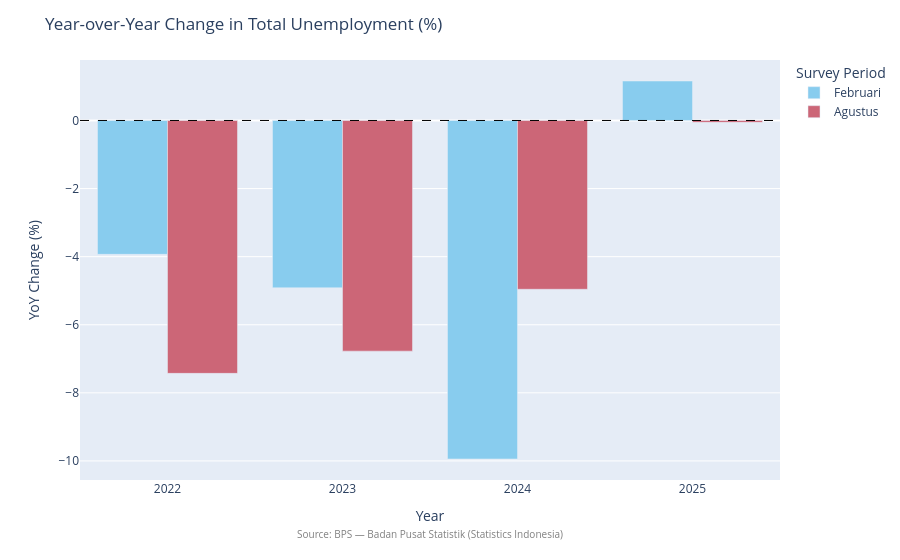

The cell this chart's notebook holds for it:
### Markdown cell above
### Chart 5: Year-over-Year Change in Total Unemployment

**Why:** Percentage change isolates the rate of improvement (or deterioration) from absolute
magnitude, making it easy to identify which years had the sharpest policy-relevant drops.
The dashed zero-line clearly marks the boundary between improvement and worsening. Bars
approaching 0% in 2024–2025 are the key signal that cyclical recovery has largely run its
course and remaining unemployment is structural.

### Code cell
annual = df.groupby(['year', 'period'], observed=True)['jumlah'].sum().reset_index()
annual['period_str'] = annual['period'].astype(str)
annual.sort_values(['period_str', 'year'], inplace=True)
annual['yoy_pct'] = annual.groupby('period_str')['jumlah'].pct_change() * 100

fig5 = px.bar(
    annual.dropna(subset=['yoy_pct']),
    x='year',
    y='yoy_pct',
    color='period_str',
    barmode='group',
    category_orders={'period_str': PERIOD_ORDER},
    color_discrete_sequence=PLOTLY_COLORS[:2],
)
fig5.add_hline(y=0, line_dash='dash', line_color='black', line_width=1)
fig5.update_layout(
    title='Year-over-Year Change in Total Unemployment (%)',
    xaxis_title='Year',
    yaxis_title='YoY Change (%)',
    legend_title='Survey Period',
    annotations=[{'text': SOURCE_NOTE, 'xref': 'paper', 'yref': 'paper',
                  'x': 0.5, 'y': -0.15, 'showarrow': False, 'font': {'size': 10, 'color': 'gray'}}],
)
fig5.write_html(str(OUTPUTS_DIR / 'yoy_change.html'))
fig5.show()

### Figure 1 — Plotly figure (JSON) as saved in the notebook; plotly's stock layout.template omitted (floating-point values rounded to 4 significant figures)
{"data": [{"alignmentgroup": "True", "hovertemplate": "period_str=Februari<br>year=%{x}<br>yoy_pct=%{y}<extra></extra>", "legendgroup": "Februari", "marker": {"color": "rgb(136, 204, 238)", "pattern": {"shape": ""}}, "name": "Februari", "offsetgroup": "Februari", "orientation": "v", "showlegend": true, "textposition": "auto", "type": "bar", "x": [2022, 2023, 2024, 2025], "xaxis": "x", "y": [-3.932, -4.914, -9.943, 1.16], "yaxis": "y"}, {"alignmentgroup": "True", "hovertemplate": "period_str=Agustus<br>year=%{x}<br>yoy_pct=%{y}<extra></extra>", "legendgroup": "Agustus", "marker": {"color": "rgb(204, 102, 119)", "pattern": {"shape": ""}}, "name": "Agustus", "offsetgroup": "Agustus", "orientation": "v", "showlegend": true, "textposition": "auto", "type": "bar", "x": [2022, 2023, 2024, 2025], "xaxis": "x", "y": [-7.428, -6.775, -4.958, -0.05481], "yaxis": "y"}], "layout": {"annotations": [{"font": {"color": "gray", "size": 10}, "showarrow": false, "text": "Source: BPS — Badan Pusat Statistik (Statistics Indonesia)", "x": 0.5, "xref": "paper", "y": -0.15, "yref": "paper"}], "barmode": "group", "legend": {"title": {"text": "Survey Period"}, "tracegroupgap": 0}, "margin": {"t": 60}, "shapes": [{"line": {"color": "black", "dash": "dash", "width": 1}, "type": "line", "x0": 0, "x1": 1, "xref": "x domain", "y0": 0, "y1": 0, "yref": "y"}], "title": {"text": "Year-over-Year Change in Total Unemployment (%)"}, "xaxis": {"anchor": "y", "domain": [0, 1], "title": {"text": "Year"}}, "yaxis": {"anchor": "x", "domain": [0, 1], "title": {"text": "YoY Change (%)"}}}}
